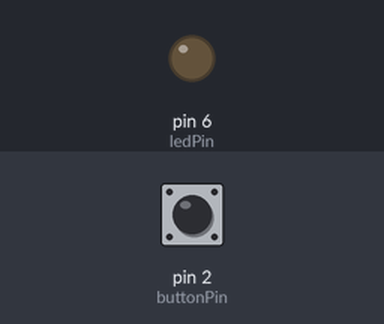
Simulated run of this sketch. Board: Arduino Uno, built with avr-gcc and run on an emulated ATmega328P. On the bench: output pins drawn as LEDs (lit = HIGH). Inputs (shaded band) come from the test bench; at power-on: pin 2 (buttonPin) HIGH.

Above: at 1.2 s.
1.3 s: pin 2 (buttonPin) pulled LOW for 0.15 s
At 2.5 s:
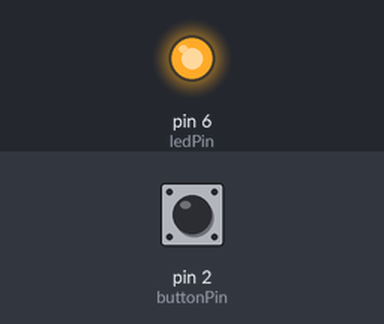
2.9 s: pin 2 (buttonPin) pulled LOW for 1 s
At 3.9 s:
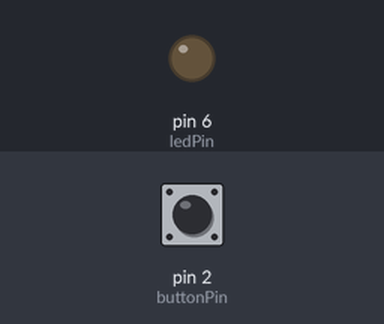
5.4 s: pin 2 (buttonPin) pulled LOW for 3.2 s
At 5.8 s:
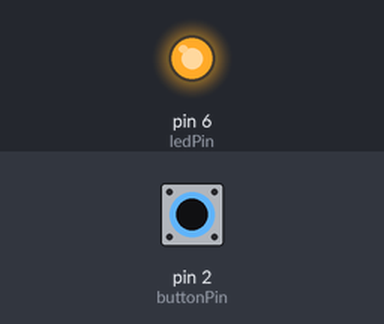
Timing chart, 0 to 8.4 s (numbered marks = the images above; inputs shaded):
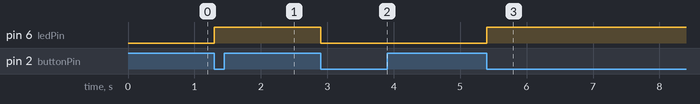

The sketch:

Day11_Button_Interrupt.ino
```cpp
#define buttonPin 2
#define ledPin 6

volatile bool ledState = false;

void handleButtonPress() {
  ledState = !ledState;
  digitalWrite(ledPin, ledState);
}

void setup() {
  pinMode(buttonPin, INPUT_PULLUP);
  pinMode(ledPin, OUTPUT);

  attachInterrupt(digitalPinToInterrupt(buttonPin), handleButtonPress, FALLING);
}

void loop() {
  // main loop stays free
}
```

Measured:
- after the input at 1.3 s, pin 6 (ledPin): LOW → HIGH at once
- after the input at 2.9 s, pin 6 (ledPin): HIGH → LOW at once
- after the input at 5.4 s, pin 6 (ledPin): LOW → HIGH at once
